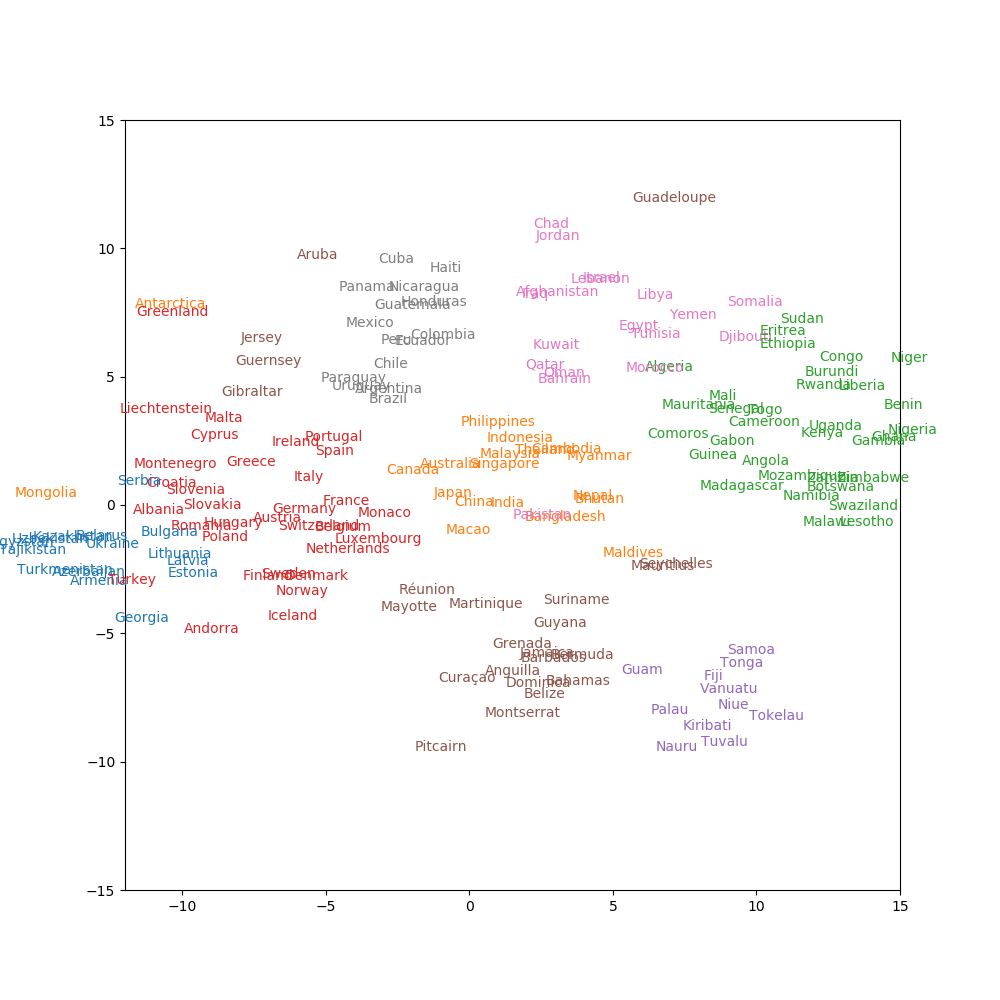

Source code (Python):
# 68
# Ward方による階層型クラスタリングを実行し、結果をデンドログラムとして表示する

import gensim
from sklearn.manifold import TSNE
import numpy as np
from matplotlib import pyplot as plt
from sklearn.cluster import KMeans

filename = "GoogleNews-vectors-negative300.bin.gz"
model = gensim.models.KeyedVectors.load_word2vec_format(filename, binary=True)


with open("countries.csv", "r") as f:
    data = []
    for line in f:
        if(line == "Name,Code\n"): continue
        elements = line.replace("\n", "").split(",")
        data.append(elements[0])

country_vecs = []
country_names = []
for name in data:
    try:
        country_vecs.append(model[name])
        country_names.append(name)
    except:
        pass

k = 8
kmeans = KMeans(n_clusters=k, random_state=0)
kmeans.fit(country_vecs)
for i in range(k):
    cluster = np.where(kmeans.labels_ == i)[0]
    print("cluster:", i)
    print(", ".join(country_names[j] for j in cluster))


tsne = TSNE(n_components=2, random_state=64)
X_reduced = tsne.fit_transform(np.array(country_vecs))
plt.figure(figsize=(10, 10))
for x, country, color in zip(X_reduced, country_names, kmeans.labels_):
    plt.text(x[0], x[1], country, color='C{}'.format(color))
plt.xlim([-12, 15])
plt.ylim([-15, 15])
plt.savefig('69.png')
plt.show()
